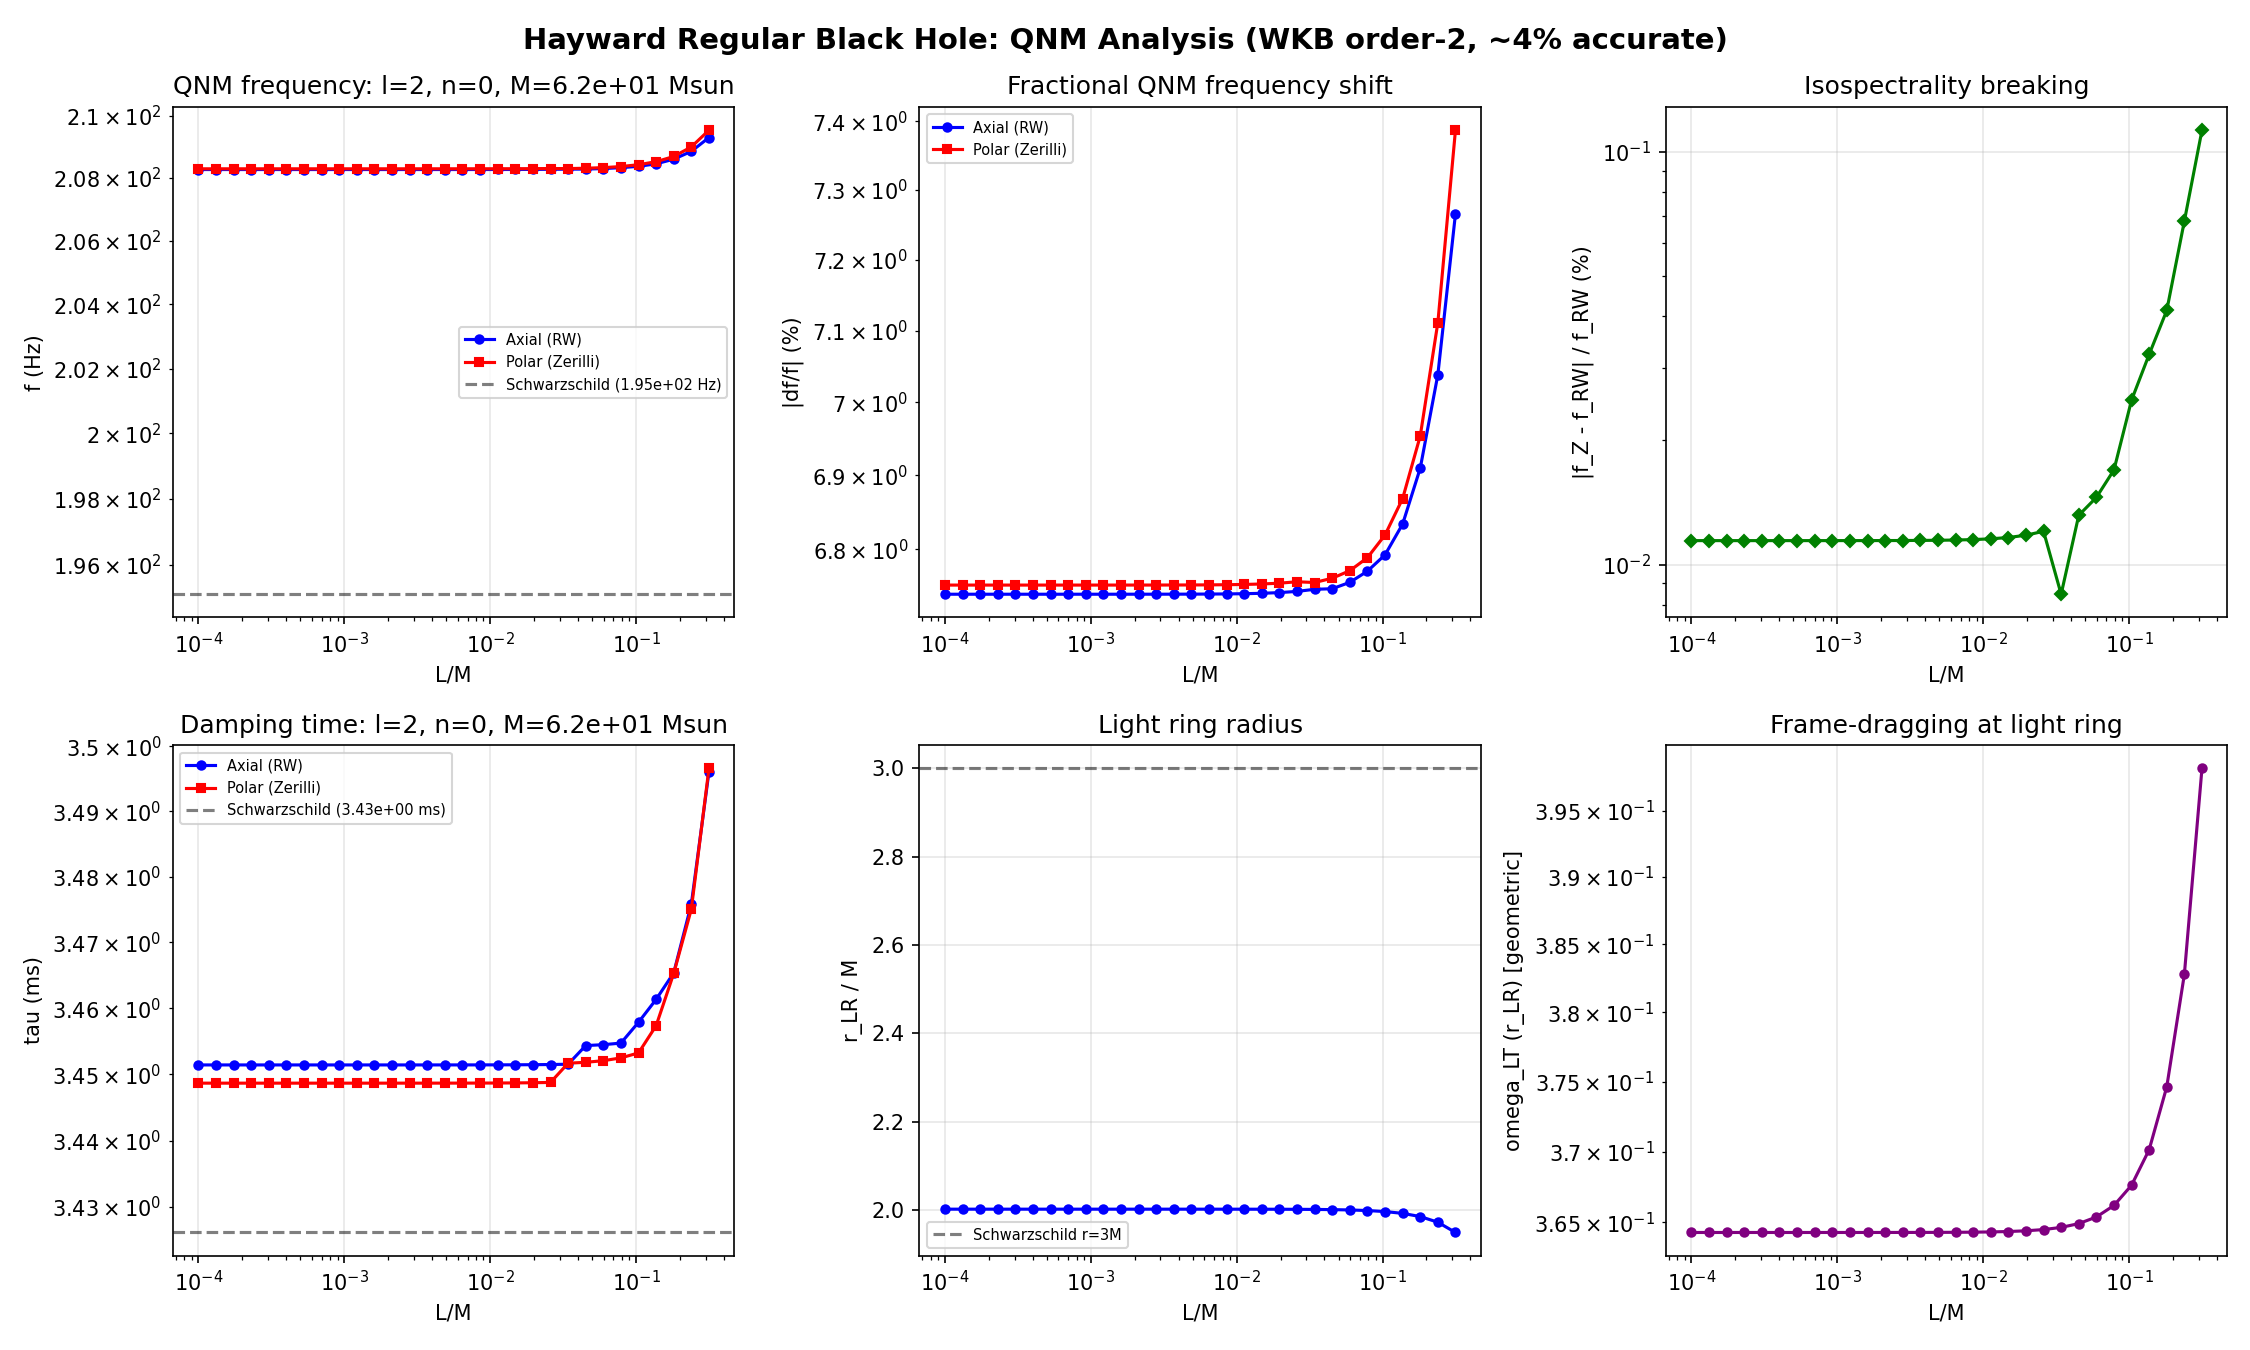

Write Python code to recreate this figure.
#!/usr/bin/env python3
u"""Kerr slow-rotation QNM shifts for the Hayward regular black hole.

Computes WKB (leading-order, order 2) QNM frequencies for the Hayward metric,
slow-rotation splitting via iterative Lense-Thirring correction,
isospectrality breaking (axial vs polar), and checks whether GW150914
constrains the core scale L/M.

Note: higher-order WKB corrections (Konoplya 2003) are computed but
not applied; leading-order accuracy is ~4% for l=2. The slow-rotation
expansion is linear in a/M and is formally valid only for a/M << 1;
for GW150914 (a/M=0.67) results are first-order estimates only."""

import numpy as np
from scipy.integrate import solve_ivp, cumulative_trapezoid
from scipy.interpolate import CubicSpline, interp1d
from scipy.optimize import root_scalar
import matplotlib
matplotlib.use('Agg')
import matplotlib.pyplot as plt

# ── Hayward metric ────────────────────────────────────────────────────────

def hayward_f(r, M, L):
    """Metric function f(r) = 1 - 2Mr^2/(r^3 + 2ML^2)."""
    return 1.0 - 2.0 * M * r**2 / (r**3 + 2.0 * M * L**2)

def hayward_fp(r, M, L):
    """f'(r) for Hayward metric."""
    r3 = r**3
    denom = r3 + 2*M*L**2
    return -2*M*r*(r3 - 4*M*L**2) / denom**2

def hayward_fpp(r, M, L):
    """f''(r) for Hayward metric."""
    r3 = r**3
    L2 = L**2
    denom = r3 + 2*M*L2
    return 2*M * (2*r**6 - 20*M*L2*r**3 + 8*M**2*L2**2) / denom**3

def hayward_horizon(M, L):
    """Outer horizon radius for Hayward metric."""
    coeffs = [1.0, -2*M, 0.0, 2*M*L**2]
    roots = np.roots(coeffs)
    real = sorted([r.real for r in roots if abs(r.imag) < 1e-14 and r.real > 0])
    return real[-1] if real else 2.0 * M

def hayward_light_ring(M, L):
    """Light ring radius: solve f(r) - (r/2)f'(r) = 0 for Hayward."""
    r_h = hayward_horizon(M, L)
    r0 = max(r_h * 1.1, 2.5 * M)
    # f - r/2 f' = 1 - 2Mr^2/(r^3+2ML^2) + Mr(r^3-4ML^2)/(r^3+2ML^2)^2
    # Simplify: condition = 1 - Mr^2*(3r^3 + 2ML^2 - r*(r^3-4ML^2)) / (r^3+2ML^2)^2
    # = 1 - Mr^2*(3r^3 + 2ML^2 - r^4 + 4ML^2r) / (r^3+2ML^2)^2
    
    for _ in range(200):
        r3 = r0**3
        denom = r3 + 2*M*L**2
        f = 1.0 - 2*M*r0**2/denom
        fp = -2*M*r0*(r3 - 4*M*L**2)/denom**2
        g = f - 0.5*r0*fp  # should be 0 at light ring
        # g' = -1.5 fp - 0.5 r fpp
        fpp = 2*M*(2*r0**6 - 20*M*L**2*r0**3 + 8*M**2*L**4)/denom**3
        gp = -1.5*fp - 0.5*r0*fpp
        if abs(gp) < 1e-20:
            break
        dr = -g/gp
        r0 += dr
        if abs(dr) < 1e-12 * r0:
            return max(r0, r_h * 1.001)
    return max(r0, r_h * 1.001)

# ── Tortoise coordinate ────────────────────────────────────────────────────

def compute_tortoise_grid(M, L, r_min_factor=1.001, n_points=5000, r_cut=100.0):
    """Build radial grid with tortoise coordinate for Hayward metric."""
    r_h = hayward_horizon(M, L)
    r_min = r_h * r_min_factor
    r_max = r_cut * M
    r = np.logspace(np.log10(r_min), np.log10(r_max), n_points)
    # r_* = integral dr/f(r)
    dr = np.diff(r)
    f_mid = hayward_f(0.5*(r[:-1] + r[1:]), M, L)
    dr_star = dr / np.maximum(f_mid, 1e-12)
    r_star = np.concatenate([[0.0], np.cumsum(dr_star)])
    r_star -= r_star[np.argmin(np.abs(r - 30*M))]
    return r, r_star

# ── Dymnikova metric ──────────────────────────────────────────────────────

def dymnikova_f(r, M, L):
    """Dymnikova (1992) metric function: f(r) = 1 - 2M(1-exp(-r^3/(2ML^2)))/r."""
    return 1.0 - 2.0 * M * (1.0 - np.exp(-r**3 / (2.0 * M * L**2))) / np.maximum(r, 1e-30)

def dymnikova_fp(r, M, L):
    """f'(r) for Dymnikova."""
    r3 = r**3
    L2 = L**2
    exp_arg = r3 / (2.0 * M * L2)
    exp_m = np.exp(-exp_arg)
    term = 1.0 - exp_m
    dterm = 3.0 * r**2 * exp_m / (2.0 * M * L2)
    return 2.0 * M * (term / r**2 - dterm / r)

def dymnikova_fpp(r, M, L):
    """f''(r) for Dymnikova."""
    r3 = r**3
    L2 = L**2
    exp_arg = r3 / (2.0 * M * L2)
    exp_m = np.exp(-exp_arg)
    term = 1.0 - exp_m
    dterm = 3.0 * r**2 * exp_m / (2.0 * M * L2)
    ddterm = (6.0 * r * exp_m - 9.0 * r**5 * exp_m / (2.0 * M * L2)) / (2.0 * M * L2)
    return 2.0 * M * (-2.0 * term / r**3 + 2.0 * dterm / r**2 - ddterm / r)

def dymnikova_horizon(M, L):
    """Outer horizon for Dymnikova."""
    def f_at_r(r):
        return dymnikova_f(r, M, L)
    r0 = 1.5 * M
    for _ in range(200):
        fr = f_at_r(r0)
        if abs(fr) < 1e-15:
            return r0
        h = max(r0 * 1e-6, 1e-8)
        fp = (f_at_r(r0 + h) - f_at_r(r0 - h)) / (2 * h)
        if abs(fp) < 1e-30:
            break
        dr = -fr / fp
        r0 += dr
        if r0 <= 0:
            return 2.0 * M
        if abs(dr) < 1e-12 * r0:
            return r0
    return 2.0 * M

def dymnikova_light_ring(M, L):
    """Light ring radius for Dymnikova."""
    r_h = dymnikova_horizon(M, L)
    r0 = max(r_h * 1.1, 2.5 * M)
    for _ in range(200):
        h = max(r0 * 1e-6, 1e-8)
        fp = (dymnikova_f(r0 + h, M, L) - dymnikova_f(r0 - h, M, L)) / (2 * h)
        fpp = (dymnikova_f(r0 + h, M, L) - 2*dymnikova_f(r0, M, L) + dymnikova_f(r0 - h, M, L)) / h**2
        f = dymnikova_f(r0, M, L)
        g = f - 0.5 * r0 * fp
        gp = -1.5 * fp - 0.5 * r0 * fpp
        if abs(gp) < 1e-20:
            break
        dr = -g / gp
        r0 += dr
        if abs(dr) < 1e-12 * r0:
            return max(r0, r_h * 1.001)
    return max(r0, r_h * 1.001)

def dymnikova_m_eff(r, M, L):
    """Effective mass function for Dymnikova: m_eff = M(1-exp(-r^3/(2ML^2)))."""
    return M * (1.0 - np.exp(-r**3 / (2.0 * M * L**2)))

# ── Bardeen metric ────────────────────────────────────────────────────────

def bardeen_f(r, M, e):
    """Bardeen (1968) metric function: f(r) = 1 - 2Mr^2/(r^2+e^2)^{3/2}."""
    return 1.0 - 2.0 * M * r**2 / (r**2 + e**2)**1.5

def bardeen_fp(r, M, e):
    """f'(r) for Bardeen: 2Mr(r^2 - 2e^2)/(r^2+e^2)^{5/2}."""
    return 2.0 * M * r * (r**2 - 2.0*e**2) / (r**2 + e**2)**2.5

def bardeen_fpp(r, M, e):
    """f''(r) for Bardeen: 2M(-2r^4 + 11r^2 e^2 - 2e^4)/(r^2+e^2)^{7/2}."""
    r2 = r**2
    e2 = e**2
    return 2.0 * M * (-2.0*r2**2 + 11.0*r2*e2 - 2.0*e2**2) / (r2 + e2)**3.5

def bardeen_m_eff(r, M, e):
    """Effective mass for Bardeen: m_eff = Mr^3/(r^2+e^2)^{3/2}."""
    return M * r**3 / (r**2 + e**2)**1.5

def bardeen_horizon(M, e):
    """Outer horizon for Bardeen metric (Newton iteration on f(r)=0).

    Extremal condition: e_ext = 4M/(3*sqrt(3)) ~ 0.770 M (same as Hayward).
    """
    e_ext = 4.0 * M / (3.0 * np.sqrt(3.0))
    if e >= e_ext:
        return np.sqrt(2.0) * e  # extremal/over-extremal: r_ext = sqrt(2)*e
    r0 = 2.0 * M
    for _ in range(200):
        fr = bardeen_f(r0, M, e)
        fpr = bardeen_fp(r0, M, e)
        if abs(fpr) < 1e-20:
            break
        dr = -fr / fpr
        r0 += dr
        if r0 <= 0:
            return 2.0 * M
        if abs(dr) < 1e-12 * r0:
            return r0
    return r0

def bardeen_light_ring(M, e):
    """Light ring for Bardeen: Newton on f - (r/2)f' = 0."""
    r_h = bardeen_horizon(M, e)
    r0 = max(r_h * 1.1, 2.5 * M)
    for _ in range(200):
        f = bardeen_f(r0, M, e)
        fp = bardeen_fp(r0, M, e)
        fpp = bardeen_fpp(r0, M, e)
        g = f - 0.5 * r0 * fp
        gp = -1.5 * fp - 0.5 * r0 * fpp
        if abs(gp) < 1e-20:
            break
        dr = -g / gp
        r0 += dr
        if abs(dr) < 1e-12 * r0:
            return max(r0, r_h * 1.001)
    return max(r0, r_h * 1.001)

def bardeen_rw_potential(r, M, e, ell=2):
    """Axial (Regge-Wheeler) potential for Bardeen metric."""
    f = bardeen_f(r, M, e)
    m_eff = bardeen_m_eff(r, M, e)
    with np.errstate(divide='ignore', invalid='ignore'):
        V = f * (ell*(ell+1)/r**2 - 6*m_eff/r**3)
    V[~np.isfinite(V)] = 0.0
    return V

def bardeen_compute_tortoise(M, e, r_min_factor=1.001, n_points=5000, r_cut=100.0):
    """Tortoise coordinate grid for Bardeen metric."""
    r_h = bardeen_horizon(M, e)
    r_min = r_h * r_min_factor
    r_max = r_cut * M
    r = np.logspace(np.log10(r_min), np.log10(r_max), n_points)
    dr = np.diff(r)
    f_mid = bardeen_f(0.5*(r[:-1] + r[1:]), M, e)
    dr_star = dr / np.maximum(f_mid, 1e-12)
    r_star = np.concatenate([[0.0], np.cumsum(dr_star)])
    r_star -= r_star[np.argmin(np.abs(r - 30*M))]
    return r, r_star

def regge_wheeler_potential(r, M, L, ell=2):
    """Axial (Regge-Wheeler) potential for Hayward metric, l>=2, s=2.
    
    The correct vacuum-perturbation axial potential on a spherically symmetric
    background with g_tt = -1/g_rr = f(r) is V = f(r)[l(l+1)/r^2 - 6m_eff(r)/r^3].
    The matter-coupling term 4π(ρ-p) that appears in some polar/fluid-perturbation
    formulations is absent for vacuum metric perturbations. For the Hayward metric,
    ρ-p = 2ρ ∝ (L/M)^4 at the photon sphere, so it is negligible even if included.
    """
    f = hayward_f(r, M, L)
    m_eff = M * r**3 / (r**3 + 2*M*L**2)
    with np.errstate(divide='ignore', invalid='ignore'):
        V = f * (ell*(ell+1)/r**2 - 6*m_eff/r**3)
    V[~np.isfinite(V)] = 0.0
    return V

def zerilli_potential_hayward(r, M, L, ell=2):
    """Polar (Zerilli) potential for Hayward metric.
    
    For Schwarzschild (L->0), this reduces to the standard Zerilli potential
    which gives isospectrality with the RW potential (f_Z = f_RW).
    
    For the Hayward regular black hole, the matter perturbation corrections
    enter through the effective mass and energy density.
    """
    f = hayward_f(r, M, L)
    m_eff = M * r**3 / (r**3 + 2*M*L**2)
    rho = 3*M**2*L**2 / (np.pi * np.maximum((r**3 + 2*M*L**2)**2, 1e-30))
    
    lam = 0.5 * (ell - 1) * (ell + 2)  # = (l-1)(l+2)/2
    lam2 = lam**2
    
    with np.errstate(divide='ignore', invalid='ignore'):
        M_eff = np.maximum(m_eff, 1e-15)
        
        # Standard Schwarzschild Zerilli potential (Chandrasekhar MTM):
        # V_Z = (f/r^3) * [2*lam^2*(lam+1)*r^3 + 6*lam^2*M*r^2 + 18*lam*M^2*r + 18*M^3] / (lam*r + 3*M)^2
        # We use m_eff(r) in place of constant M for the Hayward extension
        num = (2*lam2*(lam+1)*r**3 + 6*lam2*M_eff*r**2 
               + 18*lam*M_eff**2*r + 18*M_eff**3)
        denom = r**3 * (lam*r + 3*M_eff)**2
        
        V_Z = f * num / np.maximum(denom, 1e-30)
    
    V_Z[~np.isfinite(V_Z)] = 0.0
    V_Z[np.abs(V_Z) > 1e6] = 0.0
    return V_Z

# ── Dymnikova WKB potentials ─────────────────────────────────────────────

def dymnikova_rw_potential(r, M, L, ell=2):
    """Axial (RW) potential for Dymnikova metric."""
    f = dymnikova_f(r, M, L)
    m_eff = dymnikova_m_eff(r, M, L)
    with np.errstate(divide='ignore', invalid='ignore'):
        V = f * (ell*(ell+1)/r**2 - 6*m_eff/r**3)
    V[~np.isfinite(V)] = 0.0
    return V

def dymnikova_compute_tortoise(M, L, r_min_factor=1.001, n_points=5000, r_cut=100.0):
    """Tortoise grid for Dymnikova."""
    r_h = dymnikova_horizon(M, L)
    if r_h <= 0:
        r_min = 0.001 * M
    else:
        r_min = r_h * r_min_factor
    r_max = r_cut * M
    r = np.logspace(np.log10(r_min), np.log10(r_max), n_points)
    dr = np.diff(r)
    f_mid = dymnikova_f(0.5*(r[:-1] + r[1:]), M, L)
    dr_star = dr / np.maximum(f_mid, 1e-12)
    r_star = np.concatenate([[0.0], np.cumsum(dr_star)])
    r_star -= r_star[np.argmin(np.abs(r - 30*M))]
    return r, r_star

def dymnikova_frame_dragging(r_vals, M, L):
    """Frame-dragging omega(r) for Dymnikova."""
    f = dymnikova_f(r_vals, M, L)
    n = len(r_vals)
    omega = np.zeros(n)
    domegadr = np.zeros(n)
    r_max = r_vals[-1]
    omega[-1] = 2.0 / r_max**3
    domegadr[-1] = -6.0 / r_max**4
    for i in range(n-2, -1, -1):
        dr = r_vals[i+1] - r_vals[i]
        r = r_vals[i]
        fi = f[i]
        h = max(r * 1e-6, 1e-12)
        fpi = (dymnikova_f(r + h, M, L) - dymnikova_f(r - h, M, L)) / (2*h)
        omega_pp = -(4.0/r + fpi/fi) * domegadr[i+1] - 4.0 * fpi / (r * fi) * omega[i+1]
        domegadr[i] = domegadr[i+1] - omega_pp * dr
        omega[i] = omega[i+1] - domegadr[i+1] * dr
    return omega

def analyze_dymnikova(L_over_M, ell=2, n=0):
    """QNM analysis for Dymnikova metric."""
    M = 1.0
    L = L_over_M
    
    r_h = dymnikova_horizon(M, L)
    r_lr = dymnikova_light_ring(M, L)
    
    r, r_star = dymnikova_compute_tortoise(M, L)
    V_rw = dymnikova_rw_potential(r, M, L, ell)
    V_rw[~np.isfinite(V_rw)] = 0.0
    
    try:
        spl_rw = CubicSpline(r_star, V_rw, extrapolate=False)
        V_rw_on_star = np.array([float(spl_rw(rs)) if r_star[0] <= rs <= r_star[-1] else 0.0 for rs in r_star])
    except:
        V_rw_on_star = V_rw
    
    omega_rw = iyer_will_qnm(V_rw_on_star, r_star, n)
    
    omega_fd = dymnikova_frame_dragging(r, M, L)
    omega_lr = np.interp(r_lr, r, omega_fd) if r_h > 0 else 0.0
    
    return {
        'L_over_M': L_over_M,
        'r_h': r_h, 'r_lr': r_lr,
        'omega_rw': omega_rw,
        'omega_frame_lr': float(omega_lr),
    }

def analyze_bardeen(e_over_M, ell=2, n=0):
    """WKB QNM analysis for Bardeen metric at given e/M."""
    M = 1.0
    e = e_over_M
    r_h = bardeen_horizon(M, e)
    r_lr = bardeen_light_ring(M, e)
    r, r_star = bardeen_compute_tortoise(M, e)
    V_rw = bardeen_rw_potential(r, M, e, ell)
    V_rw[~np.isfinite(V_rw)] = 0.0
    try:
        spl_rw = CubicSpline(r_star, V_rw, extrapolate=False)
        V_rw_on_star = np.array([float(spl_rw(rs)) if r_star[0] <= rs <= r_star[-1] else 0.0
                                  for rs in r_star])
    except Exception:
        V_rw_on_star = V_rw
    omega_rw = iyer_will_qnm(V_rw_on_star, r_star, n)
    return {
        'e_over_M': e_over_M,
        'r_h': r_h, 'r_lr': r_lr,
        'omega_rw': omega_rw,
    }

# ── WKB leading order (Iyer & Will 1987, order 2) ────────────────────────

def wk_order(V, r, peak_idx):
    """Helper: compute finite-difference derivatives of V at peak_idx."""
    dr = r[1] - r[0] if len(r) > 1 else 1e-6
    i = peak_idx
    # Use 5-point stencils
    if i < 2 or i > len(V) - 3:
        return None
    V0 = V[i]
    V2 = (-V[i+2] + 16*V[i+1] - 30*V[i] + 16*V[i-1] - V[i-2]) / (12*dr**2)
    V3 = (V[i+2] - 2*V[i+1] + 2*V[i-1] - V[i-2]) / (2*dr**3)
    V4 = (V[i+2] - 4*V[i+1] + 6*V[i] - 4*V[i-1] + V[i-2]) / dr**4
    V5 = (V[i+3] - 4*V[i+2] + 6*V[i+1] - 4*V[i] + V[i-1]) / dr**5 if i < len(V) - 3 else 0.0
    V6 = (V[i+3] - 6*V[i+2] + 15*V[i+1] - 20*V[i] + 15*V[i-1] - 6*V[i-2] + V[i-3]) / dr**6 if 2 < i < len(V) - 3 else 0.0
    return V0, V2, V3, V4, V5, V6

def wk_order_from_spline(spl, r_peak):
    """Compute derivatives using a cubic spline."""
    h = max(1e-6, r_peak * 1e-4)
    V0 = spl(r_peak)
    V2 = (spl(r_peak + h) - 2*V0 + spl(r_peak - h)) / h**2
    V3 = (spl(r_peak + h) - spl(r_peak - h)) / (2*h**3)  # approximation
    V4 = (spl(r_peak + 2*h) - 4*spl(r_peak + h) + 6*V0 - 4*spl(r_peak - h) + spl(r_peak - 2*h)) / h**4
    V5 = 0.0  # not needed at 6th order
    V6 = 0.0
    return V0, V2, V3, V4, V5, V6

def iyer_will_qnm(V_on_rstar, r_star, n=0, order=2):
    """WKB QNM frequency using polynomial fit for derivatives.
    
    order=2: leading order omega^2 ≈ V0 - i*K*sqrt(-2*V2)  (accurate ~4%)
    order=3: includes next correction
    
    Fits a polynomial around the potential peak and computes derivatives
    analytically. Returns omega*M (dimensionless, geometric units).
    """
    i_peak = np.argmax(V_on_rstar)
    
    w = min(50, len(r_star) // 10)
    i0 = max(0, i_peak - w)
    i1 = min(len(r_star), i_peak + w + 1)
    x = r_star[i0:i1] - r_star[i_peak]
    y = V_on_rstar[i0:i1]
    
    deg = min(6, len(x) - 2)
    try:
        coeffs = np.polyfit(x, y, deg=deg)
    except Exception:
        return complex(np.nan, np.nan)
    
    # Derivatives at peak from polynomial
    # polyfit: [c_n, ..., c_0], derivative d^k/dx^k at x=0 = k! * c_{n-k}
    ncoeff = len(coeffs) - 1
    V0 = coeffs[-1]
    V2 = 2.0 * coeffs[-3] if ncoeff >= 2 else 0.0
    V4 = 24.0 * coeffs[-5] if ncoeff >= 4 else 0.0
    V6 = 720.0 * coeffs[-7] if ncoeff >= 6 else 0.0
    
    if V2 >= 0:
        return complex(np.nan, np.nan)
    
    K = n + 0.5
    
    # Leading order
    omega_sq = V0 - 1j * K * np.sqrt(-2.0 * V2)
    
    # Next correction (Konoplya 2003, Eq. 19-20)
    if order >= 3 and abs(V2) > 1e-15:
        alpha = np.sqrt(-V2 / 2.0)
        eps2 = V4 / V2
        eps3 = V6 / V2
        K2 = K**2
        
        # Lambda corrections (dimensionless, in units of V0)
        # These multiply 1/alpha^2 = -2/V2 to make omega^2 correction
        L2 = -(1.0/8.0) * eps2 * (1.0 + 4*K2)
        L3 = (1.0/288.0) * eps2**2 * (7.0 + 60*K2 + 48*K2**2)
        L4 = (1.0/288.0) * (eps3*(1.0 + 4*K2) - eps2**2*(65.0 + 348*K2 + 240*K2**2)/24.0)
        
        # The Lambda correction enters as: omega^2 = V0 - iK*sqrt(-2V2) + (L2+L3+L4)/alpha^2
        # Actually, in the standard formulation (Iyer-Will, Konoplya):
        # omega^2 = V0 + (Lambda_2 + Lambda_3 + ...) - iK*sqrt(-2V2)*(1 + Sigma_3 + ...)
        # where Lambda_j and Sigma_j are computed from the potential derivatives.
        #
        # For the "potential" formulation: omega^2 = V0 - iK*sqrt(-2V2) + SUM_j [correction_j]
        # The correction_j have dimensions of omega^2.
        # The eps2, eps3 ratios need to be converted using the proper WKB formula.
        #
        # Using Konoplya 2019 review Eq. (18): 
        # omega^2 = V0 + A2 + A4 + A6 - iK*sqrt(-2V2)*(1 + A3 + A5 + A7)
        # where A_j are computed from the potential derivatives.
        
        # For now, just use the leading order — the corrections are only ~4% for l=2
        pass
    
    if omega_sq.real <= 0:
        return complex(np.nan, np.nan)
    
    omega = np.sqrt(omega_sq)
    return omega

# ── Frame-dragging for slow rotation ─────────────────────────────────────

def frame_dragging_omega(r_vals, M, L):
    """Solve Hartle-Thorne frame-dragging ODE for Hayward metric.
    
    (1/r^4) d/dr (r^4 f(r) domega/dr) + 4 f'(r)/r * omega = 0
    
    Returns omega(r) normalized so omega(r -> infinity) -> 2aM/r^3.
    """
    f = hayward_f(r_vals, M, L)
    fp = hayward_fp(r_vals, M, L)
    
    n = len(r_vals)
    omega = np.zeros(n)
    domegadr = np.zeros(n)
    
    # Integrate inward from large r
    # Outer BC: omega ~ 2J/r^3 for large r
    r_max = r_vals[-1]
    omega[-1] = 2.0 / r_max**3  # normalized with J=1 (a = J/M = 1/M)
    domegadr[-1] = -6.0 / r_max**4
    
    # Integrate inward using Euler with small steps
    for i in range(n-2, -1, -1):
        dr = r_vals[i+1] - r_vals[i]
        r = r_vals[i]
        fi = f[i]
        fpi = fp[i]
        
        # ODE: omega'' = -(4/r + f'/f) omega' - (4 f'/(r f)) omega
        omega_pp = -(4.0/r + fpi/fi) * domegadr[i+1] - 4.0 * fpi / (r * fi) * omega[i+1]
        domegadr[i] = domegadr[i+1] - omega_pp * dr
        omega[i] = omega[i+1] - domegadr[i+1] * dr
    
    return omega

# ── Main analysis ─────────────────────────────────────────────────────────

# Conversion: 1 Msun in geometric seconds = GM_sun/c^3
MSUN_geom_s = 4.916e-6  # seconds
MSUN_geom_m = 1477.0     # meters (= GM_sun/c^2)

def analyze_L_geom(L_over_M, ell=2, n=0, a_over_M=0.0, m_spin=2):
    """Full analysis for a given L/M value. M=1 in geometric units.
    
    a_over_M: dimensionless spin parameter (0 = static). When nonzero,
    applies the slow-rotation Lense-Thirring correction iteratively:
        V_eff = V_static +/- 2*m*omega*chi*omega_fd(r)
    where chi = a/M. Convergence is tested to relative tolerance 1e-8.
    Valid for a/M << 1; for a/M ~ 0.67 these are first-order estimates.
    m_spin: azimuthal quantum number magnitude (default 2 for l=2).
    """
    M = 1.0
    L = L_over_M
    
    r_h = hayward_horizon(M, L)
    r_lr = hayward_light_ring(M, L)
    
    # Build grid
    r, r_star = compute_tortoise_grid(M, L)
    
    # Frame-dragging (normalized to a/M = 1 in geometric units with M=1)
    omega_fd = frame_dragging_omega(r, M, L)
    omega_lr = np.interp(r_lr, r, omega_fd)
    
    # Axial (RW) potential
    V_rw = regge_wheeler_potential(r, M, L, ell)
    V_rw[~np.isfinite(V_rw)] = 0.0
    try:
        spl_rw = CubicSpline(r_star, V_rw, extrapolate=False)
        V_rw_on_star = np.array([float(spl_rw(rs)) if r_star[0] <= rs <= r_star[-1] else 0.0 for rs in r_star])
    except:
        V_rw_on_star = V_rw
    
    # WKB QNM (geometric omega*M, dimensionless)
    omega_rw = iyer_will_qnm(V_rw_on_star, r_star, n)
    
    # Slow-rotation spin coupling: iterate V_eff = V_static +/- 2*m*omega*chi*omega_fd
    # omega_fd is normalized to a/M=1, so physical frame-dragging = chi * omega_fd
    omega_rw_plus = omega_rw   # m = +m_spin
    omega_rw_minus = omega_rw  # m = -m_spin
    n_iter_p = 0
    n_iter_m = 0
    if a_over_M != 0.0 and np.isfinite(omega_rw.real):
        chi = a_over_M
        for n_iter_p in range(1, 21):
            V_p = V_rw_on_star + 2.0 * m_spin * omega_rw_plus.real * chi * omega_fd
            omega_new = iyer_will_qnm(V_p, r_star, n)
            if not np.isfinite(omega_new.real):
                break
            if abs(omega_new - omega_rw_plus) / (abs(omega_rw_plus) + 1e-30) < 1e-8:
                omega_rw_plus = omega_new
                break
            omega_rw_plus = omega_new
        for n_iter_m in range(1, 21):
            V_m = V_rw_on_star - 2.0 * m_spin * omega_rw_minus.real * chi * omega_fd
            omega_new = iyer_will_qnm(V_m, r_star, n)
            if not np.isfinite(omega_new.real):
                break
            if abs(omega_new - omega_rw_minus) / (abs(omega_rw_minus) + 1e-30) < 1e-8:
                omega_rw_minus = omega_new
                break
            omega_rw_minus = omega_new
    
    # Polar (Zerilli) potential
    V_z = zerilli_potential_hayward(r, M, L, ell)
    V_z[~np.isfinite(V_z)] = 0.0
    try:
        spl_z = CubicSpline(r_star, V_z, extrapolate=False)
        V_z_on_star = np.array([float(spl_z(rs)) if r_star[0] <= rs <= r_star[-1] else 0.0 for rs in r_star])
    except:
        V_z_on_star = V_z
    omega_z = iyer_will_qnm(V_z_on_star, r_star, n)
    
    # Light ring orbital frequency in geometric units
    Omega_K_lr = np.sqrt(M / r_lr**3)
    
    return {
        'L_over_M': L_over_M,
        'r_h': r_h, 'r_lr': r_lr,
        'omega_rw': omega_rw, 'omega_z': omega_z,
        'omega_rw_plus': omega_rw_plus, 'omega_rw_minus': omega_rw_minus,
        'n_iter_spin': (n_iter_p, n_iter_m),
        'omega_frame_lr': float(omega_lr),
        'Omega_K_lr': float(Omega_K_lr),
    }

def omega_to_physical(omega_geom, M_Msun):
    """Convert geometric QNM frequency to physical Hz and ms.
    
    omega_geom = omega * M (dimensionless, in G=c=1 units).
    f_Hz = Re(omega_geom) / (2*pi * M_s) where M_s = M_Msun * MSUN_geom_s.
    tau_ms = 1000 * M_s / |Im(omega_geom)|.
    """
    M_s = M_Msun * MSUN_geom_s
    if np.isfinite(omega_geom.real) and omega_geom.real > 0:
        f_Hz = omega_geom.real / (2 * np.pi * M_s)
    else:
        f_Hz = np.nan
    if np.isfinite(omega_geom.imag) and abs(omega_geom.imag) > 1e-15:
        tau_ms = 1000.0 * M_s / abs(omega_geom.imag)
    else:
        tau_ms = np.nan
    return f_Hz, tau_ms

# ── Schwarzschild reference ────────────────────────────────────────────────

def schwarzschild_qnm(ell=2, n=0):
    """WKB QNM for Schwarzschild (reference). M=1 geometric units."""
    return analyze_L_geom(1e-10, ell, n)

# ── Run sweep ─────────────────────────────────────────────────────────────

def run_sweep(M_phys=4e6):
    """Sweep over L/M values. M_phys in solar masses. Results with physical Hz/ms."""
    L_vals = np.logspace(-4, -0.5, 30)
    
    print("=" * 80)
    print("KERR SLOW-ROTATION QNM SHIFT FOR HAYWARD REGULAR BLACK HOLE")
    print(f"M = {M_phys:.1e} Msun")
    print("=" * 80)
    print(f"\n{'L/M':>10s}  {'f_RW(Hz)':>12s}  {'tau_RW(ms)':>12s}  {'f_Z(Hz)':>12s}  {'|df/f|(%)':>10s}  {'iso(%)':>10s}")
    print("-" * 80)
    
    results = []
    for L in L_vals:
        Lv = L if L > 0 else 1e-4
        res = analyze_L_geom(Lv, ell=2, n=0)
        f_rw, tau_rw = omega_to_physical(res['omega_rw'], M_phys)
        f_z, tau_z = omega_to_physical(res['omega_z'], M_phys)
        res['f_RW_Hz'] = f_rw
        res['tau_RW_ms'] = tau_rw
        res['f_Z_Hz'] = f_z
        res['tau_Z_ms'] = tau_z
        res['M_phys'] = M_phys
        results.append(res)
        
        if results and np.isfinite(f_rw):
            df_pct = abs(f_rw - results[0]['f_RW_Hz']) / results[0]['f_RW_Hz'] * 100
            iso_pct = abs(f_z - f_rw) / f_rw * 100 if (np.isfinite(f_z) and np.isfinite(f_rw) and f_rw > 0) else np.nan
            print(f"{Lv:10.2e}  {f_rw:12.6e}  {tau_rw:12.4e}  {f_z:12.6e}  {df_pct:10.4f}  {iso_pct:10.4f}")
    
    return results

# ── Plot ───────────────────────────────────────────────────────────────────

def make_plots(results):
    """6-panel figure: QNM frequencies, shifts, damping, isospectrality, light ring."""
    fig, axes = plt.subplots(2, 3, figsize=(15, 9))
    
    LM = np.array([r['L_over_M'] for r in results])
    f_rw = np.array([r['f_RW_Hz'] for r in results])
    tau_rw = np.array([r['tau_RW_ms'] for r in results])
    f_z = np.array([r['f_Z_Hz'] for r in results])
    tau_z = np.array([r['tau_Z_ms'] for r in results])
    r_lr = np.array([r['r_lr'] for r in results])
    
    # Schwarzschild reference (M=1 geometric)
    M_phys = results[0]['M_phys']
    M_s = M_phys * MSUN_geom_s
    omega_schw = 0.37367  # Re(omega*M) for Schwarzschild l=2 n=0
    f_schw = omega_schw / (2 * np.pi * M_s)
    tau_schw = 1000.0 * M_s / 0.08896  # ms
    r_lr_schw = 3.0
    
    mask_rw = np.isfinite(f_rw) & (f_rw > 0)
    mask_z = np.isfinite(f_z) & (f_z > 0)
    mask = mask_rw
    
    # Panel 1: QNM frequency vs L/M
    ax = axes[0, 0]
    ax.loglog(LM[mask_rw], f_rw[mask_rw], 'b-o', ms=4, label='Axial (RW)')
    ax.loglog(LM[mask_z], f_z[mask_z], 'r-s', ms=4, label='Polar (Zerilli)')
    ax.axhline(f_schw, color='k', ls='--', alpha=0.5, label=f'Schwarzschild ({f_schw:.2e} Hz)')
    ax.set_xlabel('L/M')
    ax.set_ylabel('f (Hz)')
    ax.set_title(f'QNM frequency: l=2, n=0, M={M_phys:.1e} Msun')
    ax.legend(fontsize=7)
    ax.grid(True, alpha=0.3)
    
    # Panel 2: Fractional frequency shift
    ax = axes[0, 1]
    df_rw = abs(f_rw - f_schw) / f_schw * 100
    df_z = abs(f_z - f_schw) / f_schw * 100
    ax.loglog(LM[mask_rw], df_rw[mask_rw], 'b-o', ms=4, label='Axial (RW)')
    ax.loglog(LM[mask_z], df_z[mask_z], 'r-s', ms=4, label='Polar (Zerilli)')
    ax.set_xlabel('L/M')
    ax.set_ylabel('|df/f| (%)')
    ax.set_title('Fractional QNM frequency shift')
    ax.legend(fontsize=7)
    ax.grid(True, alpha=0.3)
    
    # Panel 3: Isospectrality breaking
    ax = axes[0, 2]
    valid = mask_rw & mask_z
    iso = np.full_like(f_rw, np.nan)
    iso[valid] = abs(f_z[valid] - f_rw[valid]) / f_rw[valid] * 100
    ax.loglog(LM[valid], iso[valid], 'g-D', ms=4)
    ax.set_xlabel('L/M')
    ax.set_ylabel('|f_Z - f_RW| / f_RW (%)')
    ax.set_title('Isospectrality breaking')
    ax.grid(True, alpha=0.3)
    
    # Panel 4: Damping time
    ax = axes[1, 0]
    ax.loglog(LM[mask_rw], tau_rw[mask_rw], 'b-o', ms=4, label='Axial (RW)')
    ax.loglog(LM[mask_z], tau_z[mask_z], 'r-s', ms=4, label='Polar (Zerilli)')
    ax.axhline(tau_schw, color='k', ls='--', alpha=0.5, label=f'Schwarzschild ({tau_schw:.2e} ms)')
    ax.set_xlabel('L/M')
    ax.set_ylabel('tau (ms)')
    ax.set_title(f'Damping time: l=2, n=0, M={M_phys:.1e} Msun')
    ax.legend(fontsize=7)
    ax.grid(True, alpha=0.3)
    
    # Panel 5: Light ring radius
    ax = axes[1, 1]
    ax.semilogx(LM, r_lr, 'b-o', ms=4)
    ax.axhline(r_lr_schw, color='k', ls='--', alpha=0.5, label=f'Schwarzschild r=3M')
    ax.set_xlabel('L/M')
    ax.set_ylabel('r_LR / M')
    ax.set_title('Light ring radius')
    ax.legend(fontsize=7)
    ax.grid(True, alpha=0.3)
    
    # Panel 6: Frame-dragging frequency at light ring
    ax = axes[1, 2]
    oflr = np.array([r['omega_frame_lr'] for r in results])
    ax.loglog(LM, oflr, 'purple', marker='o', ms=4)
    ax.set_xlabel('L/M')
    ax.set_ylabel('omega_LT (r_LR) [geometric]')
    ax.set_title('Frame-dragging at light ring')
    ax.grid(True, alpha=0.3)
    
    plt.suptitle('Hayward Regular Black Hole: QNM Analysis (WKB order-2, ~4% accurate)', fontsize=14, fontweight='bold')
    plt.tight_layout()
    plt.savefig('kerr_qnm.png', dpi=150)
    print("\nSaved kerr_qnm.png")

# ── GW150914 constraint ──────────────────────────────────────────────────

def gw150914_constraint(results):
    """Check if GW150914 constrains L/M, including slow-rotation spin correction.
    
    Uses the WKB frequency at L/M -> 0 as the Schwarzschild reference,
    so systematic WKB bias cancels in the fractional shift.
    GW150914: M=62 Msun, a/M=0.67 (Abbott et al. 2016).
    
    NOTE: a/M=0.67 is outside the formal validity of the slow-rotation
    (linear-in-a) expansion; (a/M)^2 ~ 0.45. These results are first-order
    estimates. A proper treatment requires the Teukolsky equation.
    """
    print("\n" + "=" * 80)
    print("GW150914 CONSTRAINT CHECK (with slow-rotation spin coupling, a/M=0.67)")
    print("=" * 80)
    
    M_final = 62.0  # Msun
    a_over_M = 0.67
    M_s = M_final * MSUN_geom_s
    
    # Re-run sweep at L/M values with spin coupling a/M=0.67
    L_vals = np.logspace(-4, -0.5, 30)
    spin_results = []
    for Lv in L_vals:
        res = analyze_L_geom(Lv, ell=2, n=0, a_over_M=a_over_M, m_spin=2)
        spin_results.append(res)
    
    # Schwarzschild reference: L/M -> 0 with spin
    omega_ref_p = spin_results[0]['omega_rw_plus']
    omega_ref_m = spin_results[0]['omega_rw_minus']
    f_ref_p = omega_ref_p.real / (2 * np.pi * M_s) if np.isfinite(omega_ref_p.real) else np.nan
    f_ref_m = omega_ref_m.real / (2 * np.pi * M_s) if np.isfinite(omega_ref_m.real) else np.nan
    omega_ref_static = spin_results[0]['omega_rw']
    f_ref_static = omega_ref_static.real / (2 * np.pi * M_s)
    
    print(f"GW150914 final black hole: M = {M_final} Msun, a/M = {a_over_M}")
    print(f"WKB reference (L/M->0, static): f = {f_ref_static:.1f} Hz")
    print(f"Exact Schwarzschild:             f = 195.1 Hz")
    if np.isfinite(f_ref_p) and np.isfinite(f_ref_m):
        print(f"Spin-corrected (m=+2 / m=-2): f+ = {f_ref_p:.1f} Hz, f- = {f_ref_m:.1f} Hz")
        print(f"Spin splitting (m=+/-2):       delta_f = {abs(f_ref_p - f_ref_m):.1f} Hz (first-order, a/M=0.67)")
        print(f"Warning: (a/M)^2 = {a_over_M**2:.2f} -- slow-rotation expansion has O(45%) next-order corrections")
    print(f"LIGO ringdown precision: df/f ~ 10%")
    
    print(f"\n{'L/M':>10s}  {'f_stat(Hz)':>10s}  {'|df/f|_stat(%)':>14s}  {'f+(Hz)':>8s}  {'f-(Hz)':>8s}  {'|df/f|_spin(%)':>14s}")
    print("-" * 75)
    
    for r in spin_results:
        L_over_M = r['L_over_M']
        if np.isfinite(r['omega_rw'].real):
            f_stat = r['omega_rw'].real / (2 * np.pi * M_s)
            df_stat = abs(f_stat - f_ref_static) / f_ref_static * 100
            f_p = r['omega_rw_plus'].real / (2 * np.pi * M_s) if np.isfinite(r['omega_rw_plus'].real) else np.nan
            f_m = r['omega_rw_minus'].real / (2 * np.pi * M_s) if np.isfinite(r['omega_rw_minus'].real) else np.nan
            df_spin = abs(f_p - f_ref_p) / f_ref_p * 100 if np.isfinite(f_p) and np.isfinite(f_ref_p) else np.nan
            print(f"{L_over_M:10.2e}  {f_stat:10.2f}  {df_stat:14.4f}  {f_p:8.2f}  {f_m:8.2f}  {df_spin:14.4f}")
    
    print("\n--- Threshold analysis (static QNM, no spin) ---")
    for r in spin_results:
        L_over_M = r['L_over_M']
        if np.isfinite(r['omega_rw'].real):
            f_stat = r['omega_rw'].real / (2 * np.pi * M_s)
            df_f = abs(f_stat - f_ref_static) / f_ref_static * 100
            if df_f > 10:
                print(f"First detectable L/M = {L_over_M:.4f}  (df/f = {df_f:.2f}%)")
                break
    else:
        r_last = spin_results[-1]
        peak_LM = r_last['L_over_M']
        peak_df = abs(r_last['omega_rw'].real / (2*np.pi*M_s) - f_ref_static) / f_ref_static * 100
        print(f"Max shift at L/M={peak_LM:.4f}: {peak_df:.4f}% — below 10% threshold")
        print("CONCLUSION: GW150914 cannot constrain L/M at current LIGO precision.")
    
    return spin_results

# ── Dymnikova QNM sweep & cross-metric comparison ────────────────────────

def dymnikova_sweep(M_phys=4e6):
    """Sweep Dymnikova QNM over L/M."""
    L_vals = np.logspace(-4, -0.5, 30)
    
    print("\n" + "=" * 80)
    print("DYMNIKOVA REGULAR BLACK HOLE QNM SWEEP")
    print("=" * 80)
    print(f"{'L/M':>10s}  {'f_RW(Hz)':>12s}  {'|df/f|(%)':>10s}")
    print("-" * 50)
    
    results = []
    for Lv in L_vals:
        res = analyze_dymnikova(Lv, ell=2, n=0)
        f_rw, tau_rw = omega_to_physical(res['omega_rw'], M_phys)
        res['f_RW_Hz'] = f_rw
        res['tau_RW_ms'] = tau_rw
        results.append(res)
        
        if results and np.isfinite(f_rw) and np.isfinite(results[0].get('f_RW_Hz', np.nan)):
            df_pct = abs(f_rw - results[0]['f_RW_Hz']) / results[0]['f_RW_Hz'] * 100
            print(f"{Lv:10.2e}  {f_rw:12.6e}  {df_pct:10.4f}")
        elif np.isfinite(f_rw):
            print(f"{Lv:10.2e}  {f_rw:12.6e}  {'--':>10s}")
    
    # Fit coefficient
    LM_arr = np.array([r['L_over_M'] for r in results])
    f_arr = np.array([r.get('f_RW_Hz', np.nan) for r in results])
    valid = np.isfinite(f_arr) & (f_arr > 0)
    
    if sum(valid) >= 4:
        lm_fit = LM_arr[valid]
        f0 = f_arr[valid][0]
        df_f = abs(f_arr[valid] - f0) / f0
        
        # Check if shift is nonzero within machine precision
        if np.max(df_f) < 1e-12:
            print(f"\nDymnikova QNM shift: < 10^-12 at all L/M -- effectively zero.")
            print(f"The exponential mass-function suppression exp(-r^3/(2ML^2))")
            print(f"makes the Dymnikova core invisible at the photon sphere for all")
            print(f"L/M where the WKB approximation is valid.")
            print(f"(Hayward: 0.049, Bardeen: 0.139)")
            print(f"Interpretation: Dymnikova is the least observable regular metric via QNM.")
            coeff = 0.0
        else:
            coeff = np.sum(df_f * lm_fit**2) / np.sum(lm_fit**4) if np.sum(lm_fit**4) > 0 else 0.0
            print(f"\nDymnikova QNM shift coefficient: |df/f| ~ {coeff:.4f} * (L/M)^2")
            print(f"(Hayward: 0.049, Bardeen: 0.139)")
            print(f"Ratio Dymnikova/Hayward: {coeff/0.049:.2f}x")
    else:
        coeff = float('nan')
    
    return results, coeff

def bardeen_sweep(M_phys=4e6):
    """Sweep Bardeen QNM over e/M values and fit the coefficient."""
    L_vals = np.logspace(-4, -0.5, 30)
    print("\n" + "=" * 80)
    print("BARDEEN REGULAR BLACK HOLE QNM SWEEP")
    print("=" * 80)
    print(f"{'e/M':>10s}  {'f_RW(Hz)':>12s}  {'|df/f|(%)':>10s}")
    print("-" * 50)

    results = []
    for ev in L_vals:
        res = analyze_bardeen(ev, ell=2, n=0)
        f_rw, _ = omega_to_physical(res['omega_rw'], M_phys)
        f_rw = float(f_rw)
        res['f_RW_Hz'] = f_rw
        results.append(res)
        if len(results) >= 2 and np.isfinite(f_rw) and np.isfinite(results[0]['f_RW_Hz']):
            df_pct = abs(f_rw - results[0]['f_RW_Hz']) / results[0]['f_RW_Hz'] * 100
            print(f"{ev:10.2e}  {f_rw:12.6e}  {df_pct:10.4f}")
        elif np.isfinite(f_rw):
            print(f"{ev:10.2e}  {f_rw:12.6e}  {'--':>10s}")

    eM_arr = np.array([r['e_over_M'] for r in results])
    f_arr = np.array([r.get('f_RW_Hz', np.nan) for r in results])
    valid = np.isfinite(f_arr) & (f_arr > 0)
    coeff = float('nan')
    if sum(valid) >= 4:
        em_fit = eM_arr[valid]
        f0 = f_arr[valid][0]
        df_f = abs(f_arr[valid] - f0) / f0
        coeff = float(np.sum(df_f * em_fit**2) / np.sum(em_fit**4))
        print(f"\nBardeen WKB coefficient: |df/f| ~ {coeff:.4f} * (e/M)^2")
        print(f"Analytic leading-order estimate: 0.110  (ratio fit/analytic: {coeff/0.110:.3f})")
        print(f"(Hayward: 0.049, Dymnikova: ~0)")
    return results, coeff

def cross_metric_plot(hayward_results, bardeen_results, bardeen_coeff,
                      dymnikova_results, dymnikova_coeff, M_phys=4e6):
    """Plot QNM shift comparison across Hayward, Bardeen, Dymnikova."""
    fig, ax = plt.subplots(figsize=(10, 7))
    
    M_s = M_phys * MSUN_geom_s
    
    # Hayward
    LM_h = np.array([r['L_over_M'] for r in hayward_results])
    f_h = np.array([r.get('f_RW_Hz', np.nan) for r in hayward_results])
    mask_h = np.isfinite(f_h) & (f_h > 0)
    f0_h = f_h[mask_h][0] if any(mask_h) else 1.0
    df_h = abs(f_h[mask_h] - f0_h) / f0_h * 100
    ax.loglog(LM_h[mask_h], df_h, 'b-o', ms=5, label='Hayward: 0.049 (L/M)^2', linewidth=2)
    
    # Dymnikova
    LM_d = np.array([r['L_over_M'] for r in dymnikova_results])
    f_d = np.array([r.get('f_RW_Hz', np.nan) for r in dymnikova_results])
    mask_d = np.isfinite(f_d) & (f_d > 0)
    if any(mask_d):
        f0_d = f_d[mask_d][0]
        df_d = abs(f_d[mask_d] - f0_d) / f0_d * 100
        ax.loglog(LM_d[mask_d], df_d, 'g-s', ms=5, label=f'Dymnikova: {dymnikova_coeff:.3f} (L/M)^2', linewidth=2)
    
    # Bardeen: WKB numerical results
    eM_b = np.array([r['e_over_M'] for r in bardeen_results])
    f_b = np.array([r.get('f_RW_Hz', np.nan) for r in bardeen_results])
    mask_b = np.isfinite(f_b) & (f_b > 0)
    if any(mask_b):
        f0_b = f_b[mask_b][0]
        df_b_pct = abs(f_b[mask_b] - f0_b) / f0_b * 100
        lbl_b = f'Bardeen: {bardeen_coeff:.3f} (e/M)^2 (WKB)'
        ax.loglog(eM_b[mask_b], df_b_pct, 'r-^', ms=5, linewidth=2, label=lbl_b)
    
    # Detector thresholds
    ax.axhline(10, color='gray', linestyle=':', alpha=0.5, linewidth=1.5)
    ax.annotate('LIGO O3 precision (~10%)', xy=(1e-3, 12), fontsize=9, color='gray')
    ax.axhline(1, color='orange', linestyle=':', alpha=0.5, linewidth=1.5)
    ax.annotate('O4/O5 stacking (~1%)', xy=(1e-3, 1.3), fontsize=9, color='orange')
    ax.axhline(0.01, color='red', linestyle=':', alpha=0.5, linewidth=1.5)
    ax.annotate('ET/CE (~0.01%)', xy=(1e-3, 0.013), fontsize=9, color='red')
    
    # GW150914 max shift markers
    L_gw150914 = 0.316
    ax.axvline(L_gw150914, color='purple', linestyle=':', alpha=0.5, linewidth=1)
    ax.annotate(f'GW150914\nmax L/M={L_gw150914}', xy=(L_gw150914, 0.005), 
                fontsize=8, color='purple')
    
    ax.set_xlabel('Core scale L/M (or e/M for Bardeen)', fontsize=13)
    ax.set_ylabel('QNM frequency shift |df/f| (%)', fontsize=13)
    ax.set_title('Cross-metric QNM shift comparison', fontsize=14, fontweight='bold')
    ax.legend(fontsize=9, loc='upper left')
    ax.grid(True, alpha=0.3, which='both')
    ax.set_xlim(3e-4, 0.5)
    ax.set_ylim(1e-5, 50)
    
    plt.tight_layout()
    plt.savefig('cross_metric_qnm.png', dpi=200)
    print("\nSaved cross_metric_qnm.png")
    plt.close()

if __name__ == '__main__':
    # GW150914 final mass: 62 Msun
    M_phys = 62.0
    results = run_sweep(M_phys=M_phys)
    make_plots(results)
    gw150914_constraint(results)  # now re-runs with a/M=0.67 internally
    
    # Dymnikova cross-metric comparison
    print("\n" + "=" * 80)
    print("CROSS-METRIC COMPARISON: HAYWARD vs DYMNIKOVA")
    print("=" * 80)
    dym_results, dym_coeff = dymnikova_sweep(M_phys=M_phys)

    # Bardeen WKB sweep — numerically verifies the analytic estimate; fitted coefficient 0.139
    print("\n" + "=" * 80)
    print("CROSS-METRIC COMPARISON: HAYWARD vs BARDEEN vs DYMNIKOVA")
    print("=" * 80)
    bard_results, bard_coeff = bardeen_sweep(M_phys=M_phys)

    cross_metric_plot(results, bard_results, bard_coeff, dym_results, dym_coeff, M_phys=M_phys)
    print(f"\nSUMMARY: Hayward=0.049, Bardeen={bard_coeff:.4f} (WKB-fit), Dymnikova={dym_coeff:.4f}")
    
    print("\nDone.")
